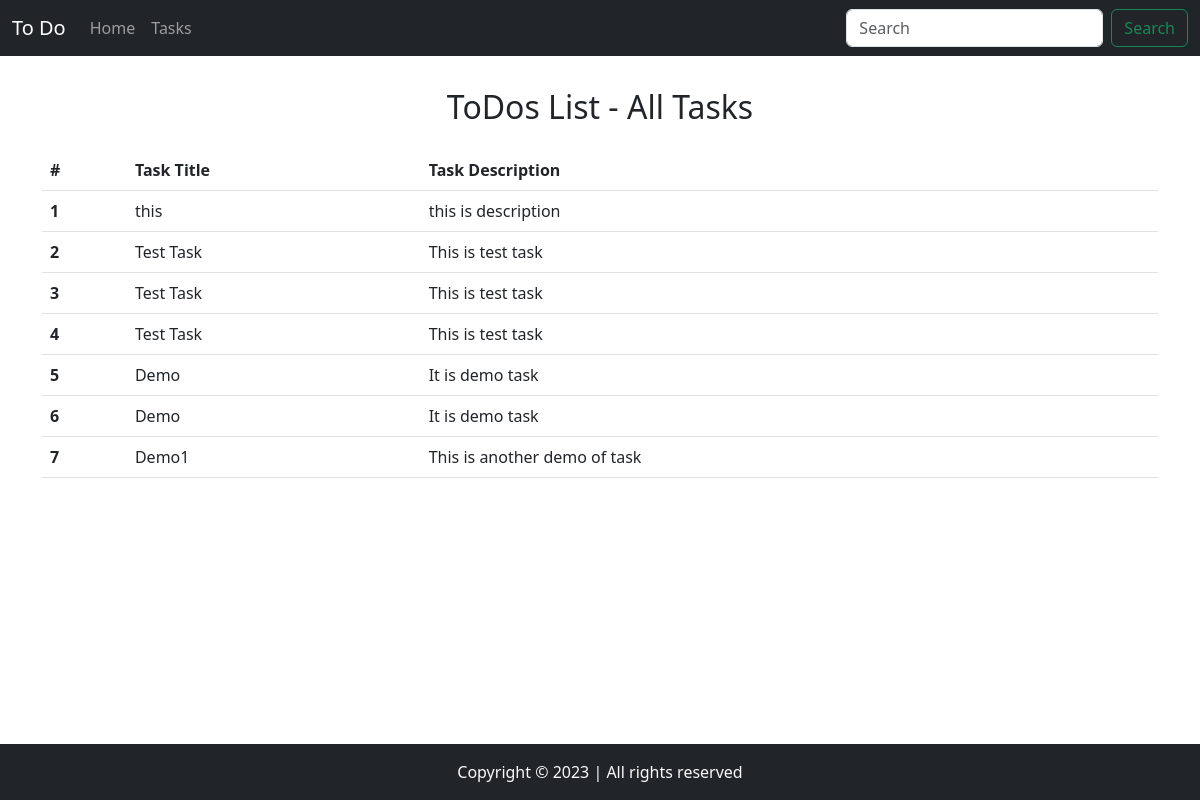
The page /tasks on the database its author committed.
### home/models.py (models this page shows, shortened)
class Task(models.Model):
    taskTitle = models.CharField(max_length=30)
    taskDesc = models.TextField()
    time = models.DateTimeField(auto_now_add=True)

### home/views.py (the view)
# urls.py: path('tasks', views.tasks, name='tasks')
def tasks(request):
    allTasks = Task.objects.all()
    context = {'tasks': allTasks}
    return render(request,'tasks.html',context)

### templates/tasks.html (shortened to what this page needs)
<!doctype html>
<html lang="en">
  <head>
    <link href="https://cdn.jsdelivr.net/npm/bootstrap@5.3.0-alpha1/dist/css/bootstrap.min.css" rel="stylesheet">
  </head>
  <body>
    <nav class="navbar navbar-expand-lg navbar-dark bg-dark" >
        <div class="container-fluid">
          <a class="navbar-brand" href="/">To Do</a>
          <div class="collapse navbar-collapse" id="navbarScroll">
            <ul class="navbar-nav me-auto my-2 my-lg-0 navbar-nav-scroll" style="--bs-scroll-height: 100px;">
              <li class="nav-item">
                <a class="nav-link" aria-current="page" href="/">Home</a>
              </li>
              <li class="nav-item active">
                <a class="nav-link" href="/tasks">Tasks</a>
              </li>
            </ul>
            <form class="d-flex" role="search">
              <input class="form-control me-2" type="search" placeholder="Search" aria-label="Search">
              <button class="btn btn-outline-success" type="submit">Search</button>
            </form>
          </div>
        </div>
      </nav>
      <div class="container my-3">
        <h2 class="text-center py-3" >ToDos List - All Tasks</h2>
        <table class="table">
            <thead>
              <tr>
                <th scope="col">#</th>
                <th scope="col">Task Title</th>
                <th scope="col">Task Description</th>
              </tr>
            </thead>
            <tbody>
              {% for task in tasks  %}
              <tr>
                <th scope="row">{{forloop.counter}}</th>
                <td>{{task.taskTitle}}</td>
                <td>{{task.taskDesc}}</td>
              </tr>
              {% endfor %}
            </tbody>
          </table>
      </div>
      <footer>
        <p class="text-center bg-dark text-light fixed-bottom my-0 py-3">
          Copyright &copy; 2023 | All rights reserved
        </p>
    </footer>
</body>
</html>

### rows shown on the page
Task: taskTitle "this", taskDesc "this is description"
Task: taskTitle "Test Task", taskDesc "This is test task"
Task: taskTitle "Test Task", taskDesc "This is test task"
Task: taskTitle "Test Task", taskDesc "This is test task"
Task: taskTitle "Demo", taskDesc "It is demo task"
Task: taskTitle "Demo", taskDesc "It is demo task"
Task: taskTitle "Demo1", taskDesc "This is another demo of task"
